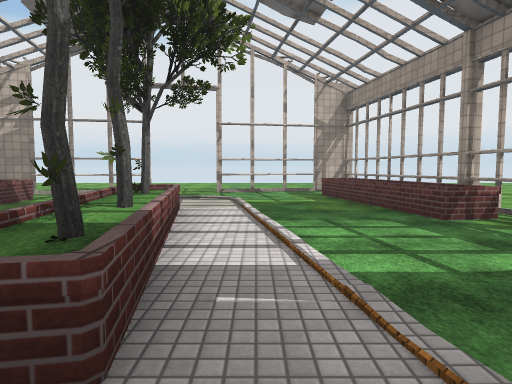
[1] (above)

13 first-person views from a walk through a Unity game level. The camera is 1.3 m above the floor, tilts 4° down and sees 75° across. Doors are open. The floor is counted in squares, 2 m on a side. Each view is taken from the middle of a square. On the plan, view 1 faces up. The plan holds only what a view shows up to about 10 squares ahead; the rest is blank. The place goes on beyond the plan. Some trees and plants on the terrain are drawn as simple stand-ins. The player character is not drawn. Some surface patterns are stand-ins.

[2]
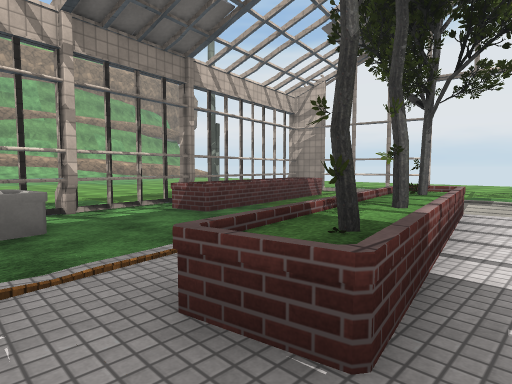

[3]
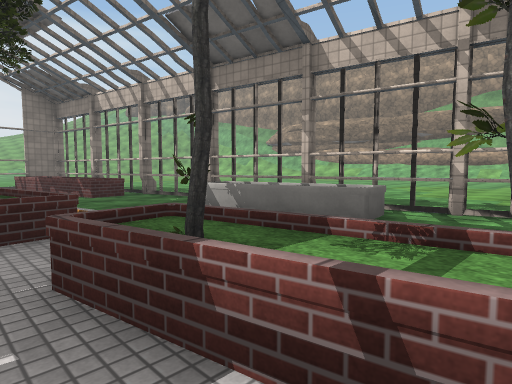

[4]
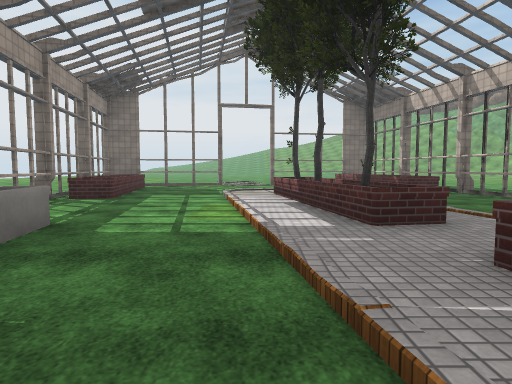

[5]
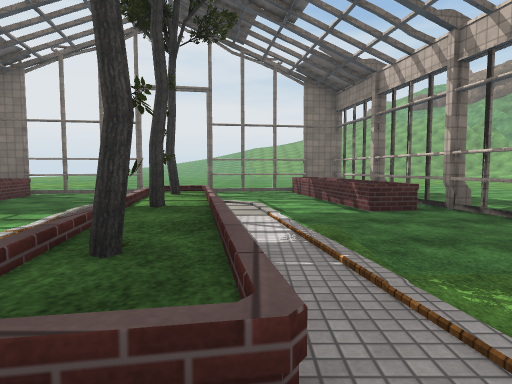

[6]
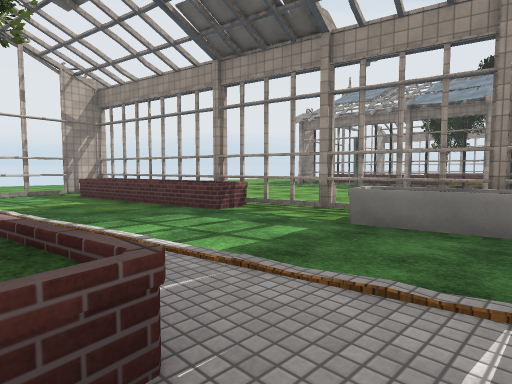

[7]
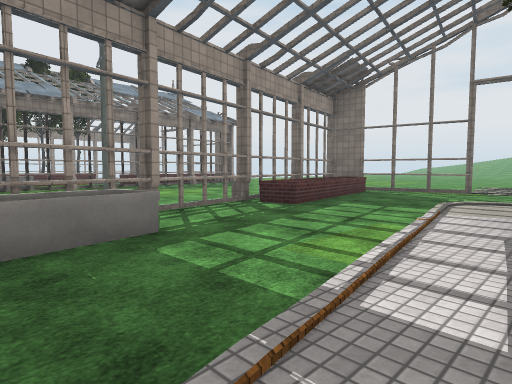

[8]
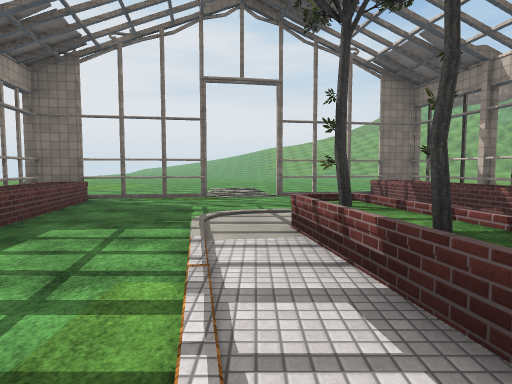

[9]
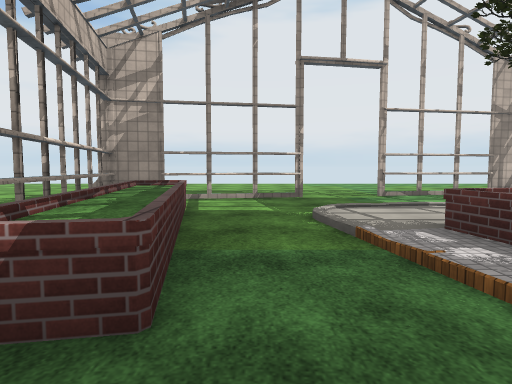

[10]
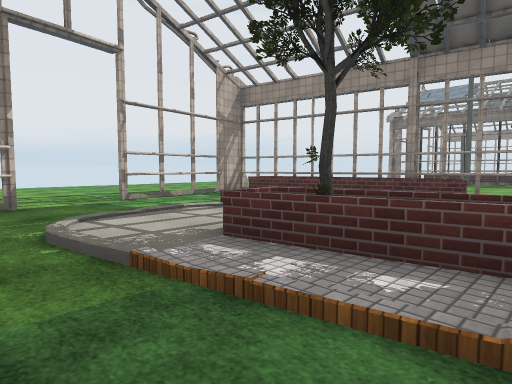

[11]
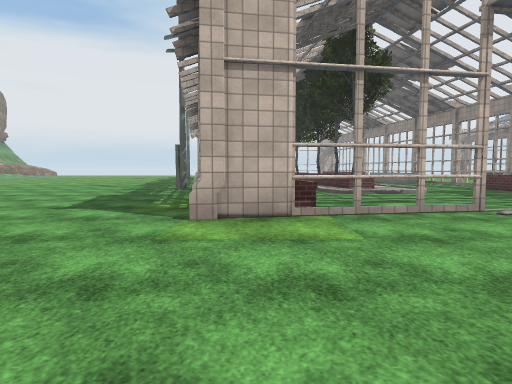

[12]
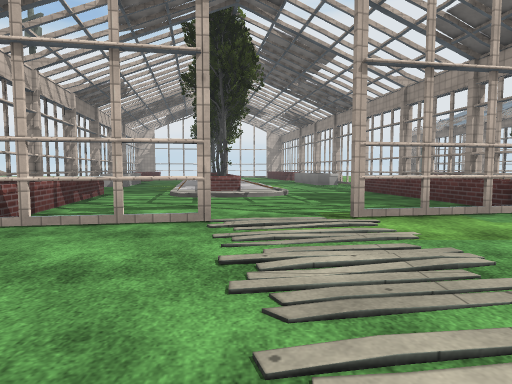

[13]
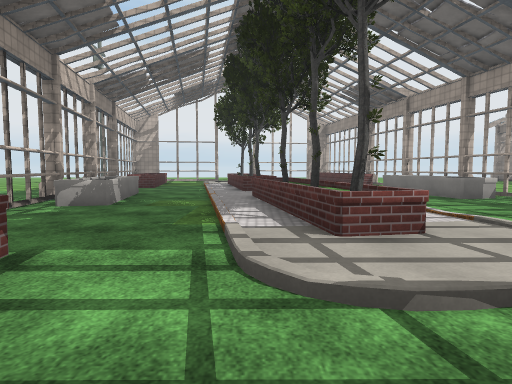

### Floor plan
Key: @ floor where view 1 was taken; # wall or solid block; x gap in a wall; . floor; / step, stairs or slope; D open door; ^ raised ledge; T tree; O other object.
Columns run from 6 left of view 1 to 8 right of it. Each row starts with its distance up from view 1.
 14     ..
 13     ...
 12 .......
 11 ......
 10    D.D##x#
  9 ###..D..^x
  8 #.......^^
  7 ^^./  ..^^ ..
  6 ^^./O /..^#...
  5 #^./T^/..^#...
  4 #^./^^/...#..
  3 #^...T....x
  2 #....T...O#
  1 .OO..^...OO
  0 .OO./.@/..O.
 -1 .#O./^T/..O#
 -2  #O./^^/...#
 -3  #....T....#...
 -4  #....T....#...
 -5 ..#../O./.^^ ..
 -6 ..#^./.....^
 -7 ..#^.......^#
 -8 ..#^.......^^
 -9 ...^..DDD##x#
-10 ..##^#DD...
-11 ...........
-12 ..........
-13  ........
-14   ...  .
-15    .

Positions as (right, up) in squares from view 1, and headings:
1: (0, 0), facing up
2: (0, 0), facing up-left
3: (0, 3), facing down-left
4: (1, 3), facing down
5: (-1, 0), facing down
6: (-1, 0), facing up-right
7: (0, 1), facing down-right
8: (1, -1), facing down
9: (-4, 2), facing up
10: (-4, 3), facing up-right
11: (-3, -15), facing up
12: (1, -14), facing up
13: (-1, -8), facing up
